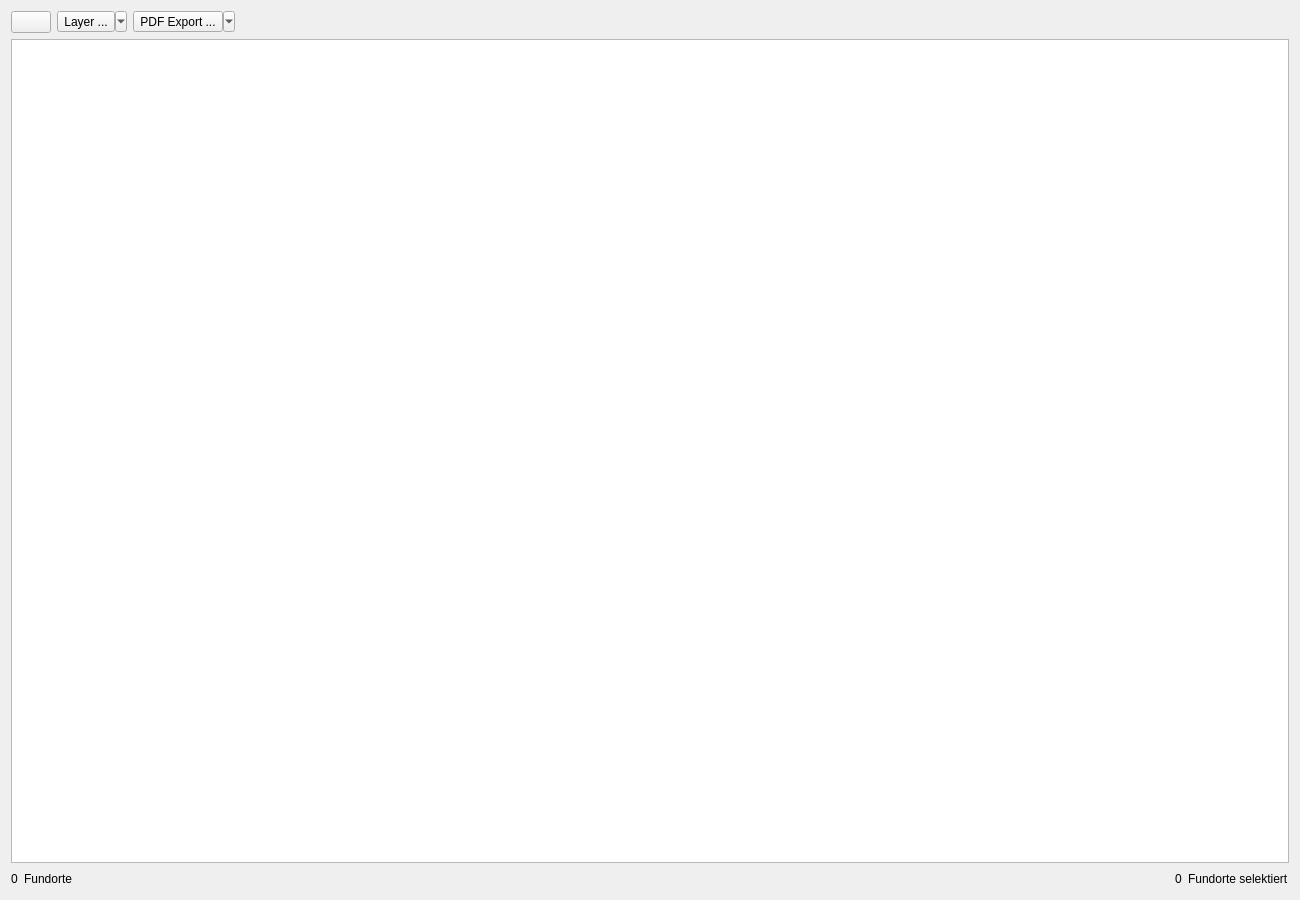
<?xml version="1.0" encoding="UTF-8"?>
<ui version="4.0">
 <class>apisSiteSelectionListDialog</class>
 <widget class="QDialog" name="apisSiteSelectionListDialog">
  <property name="windowModality">
   <enum>Qt::ApplicationModal</enum>
  </property>
  <property name="geometry">
   <rect>
    <x>0</x>
    <y>0</y>
    <width>1300</width>
    <height>900</height>
   </rect>
  </property>
  <property name="windowTitle">
   <string>APIS Fundorte Auswahl</string>
  </property>
  <property name="windowIcon">
   <iconset resource="resource.qrc">
    <normaloff>:/plugins/APIS/icons/apis.png</normaloff>:/plugins/APIS/icons/apis.png</iconset>
  </property>
  <layout class="QVBoxLayout" name="verticalLayout">
   <item>
    <layout class="QHBoxLayout" name="horizontalLayout">
     <item>
      <widget class="QPushButton" name="uiResetSelectionBtn">
       <property name="sizePolicy">
        <sizepolicy hsizetype="Minimum" vsizetype="Minimum">
         <horstretch>0</horstretch>
         <verstretch>0</verstretch>
        </sizepolicy>
       </property>
       <property name="icon">
        <iconset resource="resource.qrc">
         <normaloff>:/plugins/APIS/icons/update.png</normaloff>:/plugins/APIS/icons/update.png</iconset>
       </property>
       <property name="autoDefault">
        <bool>false</bool>
       </property>
      </widget>
     </item>
     <item>
      <widget class="QToolButton" name="uiLayerTBtn">
       <property name="sizePolicy">
        <sizepolicy hsizetype="Minimum" vsizetype="Fixed">
         <horstretch>0</horstretch>
         <verstretch>0</verstretch>
        </sizepolicy>
       </property>
       <property name="text">
        <string>Layer ...</string>
       </property>
       <property name="icon">
        <iconset resource="resource.qrc">
         <normaloff>:/plugins/APIS/icons/layer.png</normaloff>:/plugins/APIS/icons/layer.png</iconset>
       </property>
       <property name="popupMode">
        <enum>QToolButton::MenuButtonPopup</enum>
       </property>
       <property name="toolButtonStyle">
        <enum>Qt::ToolButtonTextBesideIcon</enum>
       </property>
      </widget>
     </item>
     <item>
      <widget class="QToolButton" name="uiPdfExportTBtn">
       <property name="sizePolicy">
        <sizepolicy hsizetype="Minimum" vsizetype="Fixed">
         <horstretch>0</horstretch>
         <verstretch>0</verstretch>
        </sizepolicy>
       </property>
       <property name="text">
        <string>PDF Export ...</string>
       </property>
       <property name="icon">
        <iconset resource="resource.qrc">
         <normaloff>:/plugins/APIS/icons/pdf_export.png</normaloff>:/plugins/APIS/icons/pdf_export.png</iconset>
       </property>
       <property name="popupMode">
        <enum>QToolButton::MenuButtonPopup</enum>
       </property>
       <property name="toolButtonStyle">
        <enum>Qt::ToolButtonTextBesideIcon</enum>
       </property>
      </widget>
     </item>
     <item>
      <spacer name="horizontalSpacer">
       <property name="orientation">
        <enum>Qt::Horizontal</enum>
       </property>
       <property name="sizeHint" stdset="0">
        <size>
         <width>40</width>
         <height>20</height>
        </size>
       </property>
      </spacer>
     </item>
    </layout>
   </item>
   <item>
    <widget class="QTableView" name="uiSiteListTableV">
     <property name="gridStyle">
      <enum>Qt::DotLine</enum>
     </property>
     <property name="sortingEnabled">
      <bool>false</bool>
     </property>
    </widget>
   </item>
   <item>
    <layout class="QHBoxLayout" name="horizontalLayout_2">
     <item>
      <widget class="QLabel" name="uiItemCountLbl">
       <property name="text">
        <string>0</string>
       </property>
       <property name="alignment">
        <set>Qt::AlignCenter</set>
       </property>
      </widget>
     </item>
     <item>
      <widget class="QLabel" name="label">
       <property name="text">
        <string>Fundorte</string>
       </property>
       <property name="alignment">
        <set>Qt::AlignCenter</set>
       </property>
      </widget>
     </item>
     <item>
      <widget class="QLabel" name="uiInfoLbl">
       <property name="text">
        <string/>
       </property>
      </widget>
     </item>
     <item>
      <spacer name="horizontalSpacer_4">
       <property name="orientation">
        <enum>Qt::Horizontal</enum>
       </property>
       <property name="sizeHint" stdset="0">
        <size>
         <width>40</width>
         <height>20</height>
        </size>
       </property>
      </spacer>
     </item>
     <item>
      <widget class="QLabel" name="uiSelectionCountLbl">
       <property name="text">
        <string>0</string>
       </property>
      </widget>
     </item>
     <item>
      <widget class="QLabel" name="label_2">
       <property name="text">
        <string>Fundorte selektiert</string>
       </property>
      </widget>
     </item>
    </layout>
   </item>
  </layout>
 </widget>
 <tabstops>
  <tabstop>uiSiteListTableV</tabstop>
 </tabstops>
 <resources>
  <include location="resource.qrc"/>
 </resources>
 <connections/>
</ui>
